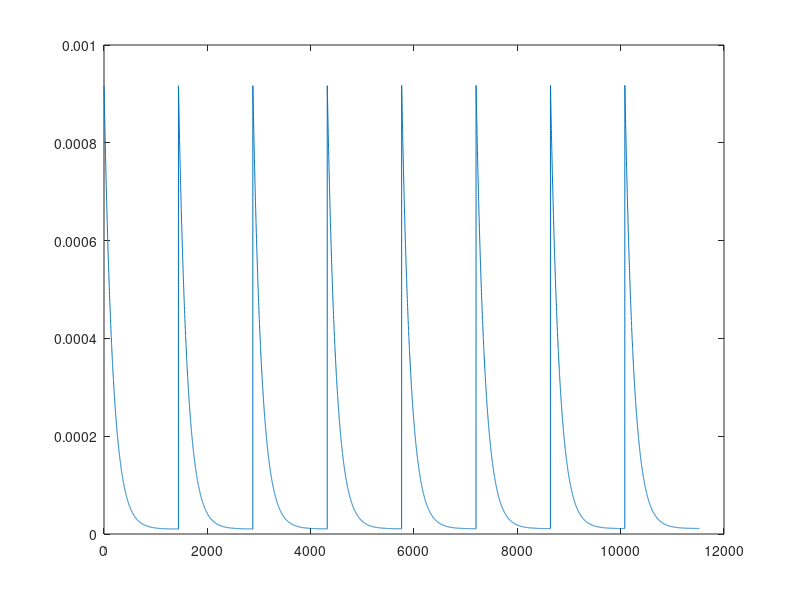

Reproduce this figure in MATLAB. (Note: this script raises an error after producing the figure.)
function [PC LC T] = epcmetamodel5(constB,constA,constM,k_LP0)
%EPCMETAMODEL5   Rate constant dynamics for kinetic models (Model4A).
%   EPCMETAMODEL5 models temporal changes of low rate cell-to-place cell
%   rate constant (place cell-to-low rate cell rate constant is kept fixed.)
%   It calls EPCKINETICMODEL2 for each day and hour (two nested cycles).
%   EPCKINETICMODEL2 simulates one hour with given rate constants.
%
%   EPCMETAMODEL5 simulates k_LP rate constant changes as follows. Each day
%   begins with an abrupt increase, followed by an exponential decay. The
%   dynamics is of the form exp(-bt-a). 'b' is the time constant of the
%   decay and 'a' controls the extent of the increase (similar to
%   EPCMETAMODEL). On the other hand, an abrupt decrease of place cell
%   percentage is implemented concurrently with the abrupt rate constant
%   change (multiplication by constant 'M', similar to EPCMETAMODEL2).
%
%   [PC LC T] = EPCMETAMODEL5(B,A,M) runs the model with the constants
%   given as  input arguments. It returns the dynamics of place cells (PC)
%   and low rate cells (LC) with their corresponding time vector (T).
%
%   [PC LC T] = EPCMETAMODEL5(B,A,M,K_LP0) takes the initial LC to PC rate
%   constant as fourth input argument.
%
%   Initial rate constants and concentrations represent a steady state
%   system, where place cells constitute 70.75% of all cells. Initial LC to
%   PC rate constant determines PC to LC rate constant based on the initial
%   steady state (kept constant afterwards). It also determines the value
%   the LC to PC rate constant converges to after every abrupt increase
%   (since convergence is to steady state).
%
%   See also EPCKINETICMODEL2, ,EPCMETAMODEL4, EPCFIT5 and EPCERROR5.

% Input argument check
error(nargchk(0,4,nargin))
if nargin < 4
    k_LP0 = 0.00001;
end
if nargin < 3
    constM = 0.65;
end
if nargin < 2
    constA = 7;
end
if nargin < 1
    constB = 0.006;
end

% Equilibrium rate constants
k_PL0 = (100 - 70.75) / 70.75 * k_LP0;   % 70.75% PC based on real data; steady state

% Generate rate constant dynamics
x = 1:24*60;
ex = exp(-constB*x-constA);
k_LP = k_LP0 + ex;
for dys = 2:8
    k_LP = [k_LP ex+k_LP(end)];
end
k_LP = [k_LP k_LP(end) k_LP(end)];   % we need two more elements for the loop
figure;
plot(k_LP)

% First run
pc = 70.75;
[PC LC T] = epckineticmodel2(pc,k_PL0*ones(1,61),k_LP0*ones(1,61),0);

% Loop days and hours (resolution will be minutes)
for dys = 1:8
%     disp(dys)
    for hrs = 1:24
        if isequal(hrs,1)
            pc = PC(end) * constM;   % abrupt decrease
        else
            pc = PC(end);   % start from last concentration
        end
        t0 = (dys - 1) * 24 * 60 + (hrs - 1) * 60 + 1;
        t1 = t0 + 61;
        [PCt LCt Tt] = epckineticmodel2(pc,k_PL0*ones(1,61),k_LP(t0:t1),0);
        PC = [PC PCt];   %#ok<AGROW>
        LC = [LC LCt];   %#ok<AGROW>
        T = [T Tt+(dys-1)*24*60+hrs*60];   %#ok<AGROW>
    end
%     close all
end

% Get the series of check points
cps = 60 + [0 30 3*60 3*24*60 3*24*60+30 3*24*60+3*60 7*24*60 7*24*60+30 7*24*60+3*60];
pcs = arrayfun(@(s)PC(find(T<s,1,'last')),cps);
lcs = arrayfun(@(s)LC(find(T<s,1,'last')),cps);

% Real data
realPC = [70.75 53.85 59.80 51.79 39.81 41.67 27.66 13.48 30.12];

% Least square error
R = sum((pcs-realPC).^2);
disp(R)

% Plot
close all
figure
hold on
P1 = plot(T,LC,'b');
P2 = plot(T,PC,'r');
plot(cps,realPC,'ko')
legend([P2 P1],{'place cell' 'low rate cell'})
% keyboard

% Supress output
if nargout == 0
    clear
end